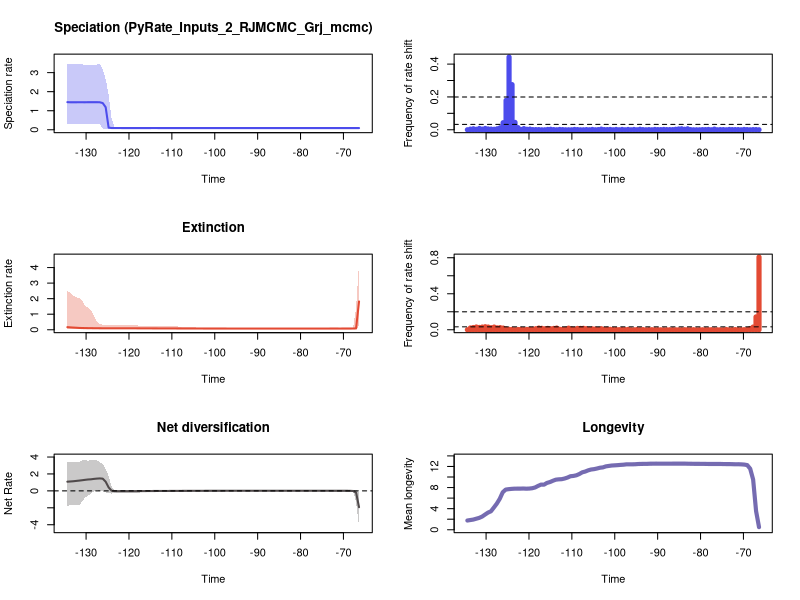

Source code (R):


pdf(file='./RTT_plots.pdf',width=10, height=15)
par(mfrow=c(3,2))
library(scales)

time=c(-66.36424225056884, -67.0510754512805,-67.73790865199214,-68.4247418527038,-69.11157505341545,-69.7984082541271,-70.48524145483876,-71.1720746555504,-71.85890785626206,-72.54574105697371,-73.23257425768537,-73.91940745839702,-74.60624065910866,-75.29307385982032,-75.97990706053197,-76.66674026124363,-77.35357346195528,-78.04040666266692,-78.72723986337859,-79.41407306409023,-80.10090626480189,-80.78773946551354,-81.47457266622519,-82.16140586693685,-82.84823906764849,-83.53507226836015,-84.2219054690718,-84.90873866978345,-85.5955718704951,-86.28240507120675,-86.96923827191841,-87.65607147263006,-88.3429046733417,-89.02973787405337,-89.71657107476501,-90.40340427547667,-91.09023747618832,-91.77707067689997,-92.46390387761163,-93.15073707832327,-93.83757027903494,-94.52440347974658,-95.21123668045823,-95.89806988116989,-96.58490308188154,-97.2717362825932,-97.95856948330484,-98.64540268401649,-99.33223588472815,-100.01906908543981,-100.70590228615146,-101.3927354868631,-102.07956868757475,-102.76640188828641,-103.45323508899807,-104.14006828970972,-104.82690149042136,-105.51373469113301,-106.20056789184467,-106.88740109255633,-107.57423429326798,-108.26106749397962,-108.94790069469127,-109.63473389540293,-110.32156709611459,-111.00840029682624,-111.69523349753788,-112.38206669824953,-113.06889989896119,-113.75573309967285,-114.4425663003845,-115.12939950109615,-115.81623270180779,-116.50306590251945,-117.18989910323111,-117.87673230394276,-118.5635655046544,-119.25039870536605,-119.93723190607771,-120.62406510678937,-121.31089830750102,-121.99773150821267,-122.68456470892431,-123.37139790963597,-124.05823111034763,-124.74506431105928,-125.43189751177093,-126.11873071248259,-126.80556391319423,-127.4923971139059,-128.17923031461754,-128.8660635153292,-129.55289671604086,-130.2397299167525,-130.92656311746416,-131.6133963181758,-132.30022951888745,-132.9870627195991,-133.67389592031074,-134.36072912102242)
rate=c(0.08940145889825299, 0.08940145889825299,0.08940871170768791,0.08940871170768791,0.08940871170768791,0.08941505742025385,0.08941505742025385,0.08941505742025385,0.08941505742025385,0.0894270301441698,0.0894270301441698,0.08943946414733571,0.08943946414733571,0.08947241939123624,0.08949918609312438,0.08949918609312438,0.08954669313488726,0.08956319859879602,0.08957615051870811,0.08957615051870811,0.08957615051870811,0.08957615051870811,0.08957615051870811,0.08957615051870811,0.08958864885586534,0.08962624953104659,0.08972374417099,0.08979654895231645,0.08966771330688572,0.08966771330688572,0.08962624953104659,0.08958864885586534,0.08958864885586534,0.08962624953104659,0.08962624953104659,0.08962624953104659,0.08957615051870811,0.08957615051870811,0.08957615051870811,0.08957615051870811,0.08957615051870811,0.08956319859879602,0.08956319859879602,0.08956319859879602,0.08956319859879602,0.08956319859879602,0.08954669313488726,0.08954669313488726,0.08956319859879602,0.08958864885586534,0.08958864885586534,0.08962624953104659,0.08962624953104659,0.08966771330688572,0.08962624953104659,0.08966771330688572,0.08966771330688572,0.08966771330688572,0.08969144110989422,0.08969144110989422,0.08969144110989422,0.08969144110989422,0.08969144110989422,0.08979654895231645,0.08979654895231645,0.08979654895231645,0.08979654895231645,0.08979654895231645,0.08985342206883436,0.08999546788568513,0.08999546788568513,0.08985342206883436,0.08979654895231645,0.08972374417099,0.08972374417099,0.08972374417099,0.08972374417099,0.08972374417099,0.08972374417099,0.08972374417099,0.08972374417099,0.08999546788568513,0.08999546788568513,0.09077672511140841,0.09214201792552328,0.11211658870226192,1.183509003089671,1.4014925601302552,1.4437167536621571,1.4477830750889202,1.4477830750889202,1.4477830750889202,1.4477830750889202,1.4437167536621571,1.445050861421241,1.445050861421241,1.444270002592041,1.444270002592041,1.444270002592041,1.4504308128740342)
minHPD=c(0.053741420819296094, 0.053741420819296094,0.053129003049079235,0.053129003049079235,0.053129003049079235,0.053129003049079235,0.053363139278627195,0.053363139278627195,0.053363139278627195,0.053741420819296094,0.053741420819296094,0.053968011217129255,0.053968011217129255,0.053968011217129255,0.053129003049079235,0.053129003049079235,0.053129003049079235,0.053129003049079235,0.053129003049079235,0.053129003049079235,0.053363139278627195,0.053363139278627195,0.053363139278627195,0.053363139278627195,0.053129003049079235,0.053741420819296094,0.053129003049079235,0.053129003049079235,0.053129003049079235,0.053129003049079235,0.053129003049079235,0.053129003049079235,0.05536621247541279,0.05536621247541279,0.05536621247541279,0.05536621247541279,0.053968011217129255,0.053968011217129255,0.053968011217129255,0.053968011217129255,0.053968011217129255,0.05559349172938768,0.05536621247541279,0.05559349172938768,0.05559349172938768,0.05559349172938768,0.05536621247541279,0.05536621247541279,0.05559349172938768,0.05536621247541279,0.05536621247541279,0.05536621247541279,0.05536621247541279,0.05536621247541279,0.05536621247541279,0.053968011217129255,0.053968011217129255,0.053968011217129255,0.05404876319077976,0.05404876319077976,0.053968011217129255,0.053968011217129255,0.053968011217129255,0.053968011217129255,0.053968011217129255,0.053968011217129255,0.053968011217129255,0.053968011217129255,0.053741420819296094,0.053363139278627195,0.053363139278627195,0.053363139278627195,0.053968011217129255,0.053741420819296094,0.053741420819296094,0.053363139278627195,0.053129003049079235,0.053129003049079235,0.0513646046769513,0.053129003049079235,0.053129003049079235,0.053363139278627195,0.0513646046769513,0.03592725853686401,0.03592725853686401,0.03592725853686401,0.05404876319077976,0.06152315014289354,0.31141590532001984,0.32343723589890166,0.31141590532001984,0.32343723589890166,0.32343723589890166,0.32343723589890166,0.32343723589890166,0.32343723589890166,0.32343723589890166,0.32343723589890166,0.31141590532001984,0.31141590532001984)
maxHPD=c(0.13129365144957827, 0.13129365144957827,0.13028433300778763,0.13028433300778763,0.13028433300778763,0.13028433300778763,0.13028433300778763,0.13028433300778763,0.13028433300778763,0.13028433300778763,0.13028433300778763,0.13028433300778763,0.13028433300778763,0.13028433300778763,0.12849089840930097,0.12849089840930097,0.12849089840930097,0.12807774583791484,0.12807774583791484,0.12807774583791484,0.12807774583791484,0.12807774583791484,0.12807774583791484,0.12807774583791484,0.12807774583791484,0.13028433300778763,0.13028433300778763,0.13102552711766258,0.13129365144957827,0.13129365144957827,0.13129365144957827,0.13129365144957827,0.13356523658363936,0.13356523658363936,0.13356523658363936,0.13356523658363936,0.13175559503512663,0.13175559503512663,0.13175559503512663,0.13175559503512663,0.13175559503512663,0.13356523658363936,0.13356523658363936,0.13356523658363936,0.13356523658363936,0.13356523658363936,0.13356523658363936,0.13356523658363936,0.13356523658363936,0.13356523658363936,0.13356523658363936,0.13356523658363936,0.13356523658363936,0.13356523658363936,0.13356523658363936,0.13335780603108646,0.13335780603108646,0.13335780603108646,0.13356523658363936,0.13356523658363936,0.13335780603108646,0.13335780603108646,0.13335780603108646,0.13356523658363936,0.13356523658363936,0.13356523658363936,0.13356523658363936,0.13356523658363936,0.13356523658363936,0.13356523658363936,0.13356523658363936,0.13356523658363936,0.13540533619356507,0.13540533619356507,0.13540533619356507,0.13540533619356507,0.13540533619356507,0.13540533619356507,0.13540533619356507,0.1383467564505071,0.1390995084521791,0.141414468397839,0.141414468397839,0.1481904465274568,0.6009335514550974,1.8481677009857,2.661214736734043,3.1913905449575837,3.4716913232254742,3.414211625437128,3.414211625437128,3.414211625437128,3.414211625437128,3.414211625437128,3.4309723242181,3.442555963178049,3.442555963178049,3.442555963178049,3.4309723242181,3.4309723242181)
remove_na = !is.na(rate)
time = time[remove_na]
plot(time,time,type = 'n', ylim = c(0, 3.818860455548022), xlim = c(-134.70414572137824,-66.02082565021301), ylab = 'Speciation rate', xlab = 'Time',main='Speciation (PyRate_Inputs_2_RJMCMC_Grj_mcmc)' )
polygon(c(time, rev(time)), c(maxHPD[remove_na], rev(minHPD[remove_na])), col = alpha('#4c4cec',0.3), border = NA)
lines(time,rate[remove_na], col = '#4c4cec', lwd=2)
mids=c(-66.36771110511788, -67.06148201492763,-67.75525292473739,-68.44902383454715,-69.14279474435688,-69.83656565416663,-70.53033656397639,-71.22410747378615,-71.91787838359588,-72.61164929340563,-73.30542020321539,-73.99919111302515,-74.69296202283488,-75.38673293264463,-76.08050384245439,-76.77427475226415,-77.46804566207388,-78.16181657188363,-78.85558748169339,-79.54935839150315,-80.24312930131288,-80.93690021112263,-81.63067112093239,-82.32444203074212,-83.01821294055188,-83.71198385036163,-84.40575476017139,-85.09952566998112,-85.79329657979088,-86.48706748960063,-87.18083839941039,-87.87460930922012,-88.56838021902988,-89.26215112883963,-89.95592203864939,-90.64969294845912,-91.34346385826888,-92.03723476807863,-92.73100567788839,-93.42477658769812,-94.11854749750788,-94.81231840731763,-95.50608931712739,-96.19986022693712,-96.89363113674688,-97.58740204655663,-98.28117295636639,-98.97494386617612,-99.66871477598588,-100.36248568579563,-101.05625659560536,-101.75002750541512,-102.44379841522488,-103.13756932503463,-103.83134023484436,-104.52511114465412,-105.21888205446388,-105.91265296427363,-106.60642387408336,-107.30019478389312,-107.99396569370288,-108.68773660351263,-109.38150751332236,-110.07527842313212,-110.76904933294188,-111.46282024275163,-112.15659115256136,-112.85036206237112,-113.54413297218088,-114.23790388199063,-114.93167479180036,-115.62544570161012,-116.31921661141988,-117.01298752122963,-117.70675843103936,-118.40052934084912,-119.09430025065888,-119.78807116046863,-120.48184207027836,-121.17561298008812,-121.86938388989788,-122.5631547997076,-123.25692570951736,-123.95069661932712,-124.64446752913688,-125.3382384389466,-126.03200934875636,-126.72578025856612,-127.41955116837588,-128.1133220781856,-128.80709298799536,-129.50086389780512,-130.19463480761485,-130.8884057174246,-131.58217662723436,-132.27594753704412,-132.96971844685388,-133.6634893566636,-134.35726026647336)
counts=c(0.0, 0.001,0.001,0.0,0.001,0.002,0.0,0.001,0.001,0.001,0.002,0.0,0.001,0.001,0.0,0.004,0.0,0.002,0.001,0.001,0.0,0.0,0.0,0.001,0.006,0.003,0.006,0.005,0.003,0.001,0.001,0.001,0.002,0.001,0.001,0.002,0.0,0.001,0.0,0.001,0.003,0.0,0.002,0.0,0.002,0.0,0.002,0.0,0.002,0.0,0.002,0.001,0.001,0.004,0.001,0.0,0.002,0.0,0.001,0.0,0.0,0.001,0.002,0.0,0.0,0.0,0.001,0.002,0.0,0.001,0.003,0.002,0.0,0.0,0.001,0.001,0.001,0.004,0.003,0.007,0.002,0.013,0.045,0.275,0.443,0.179,0.043,0.012,0.006,0.003,0.004,0.005,0.008,0.004,0.008,0.003,0.006,0.004,0.0)
plot(mids,counts,type = 'h', xlim = c(-134.70414572137824,-66.02082565021301), ylim=c(0,0.443), ylab = 'Frequency of rate shift', xlab = 'Time',lwd=5,col='#4c4cec')
bf2 = 0.03263319687330622
bf6 = 0.19952789000846893
abline(h=bf2, lty=2)
abline(h=bf6, lty=2)

time=c(-66.36424225056884, -67.0510754512805,-67.73790865199214,-68.4247418527038,-69.11157505341545,-69.7984082541271,-70.48524145483876,-71.1720746555504,-71.85890785626206,-72.54574105697371,-73.23257425768537,-73.91940745839702,-74.60624065910866,-75.29307385982032,-75.97990706053197,-76.66674026124363,-77.35357346195528,-78.04040666266692,-78.72723986337859,-79.41407306409023,-80.10090626480189,-80.78773946551354,-81.47457266622519,-82.16140586693685,-82.84823906764849,-83.53507226836015,-84.2219054690718,-84.90873866978345,-85.5955718704951,-86.28240507120675,-86.96923827191841,-87.65607147263006,-88.3429046733417,-89.02973787405337,-89.71657107476501,-90.40340427547667,-91.09023747618832,-91.77707067689997,-92.46390387761163,-93.15073707832327,-93.83757027903494,-94.52440347974658,-95.21123668045823,-95.89806988116989,-96.58490308188154,-97.2717362825932,-97.95856948330484,-98.64540268401649,-99.33223588472815,-100.01906908543981,-100.70590228615146,-101.3927354868631,-102.07956868757475,-102.76640188828641,-103.45323508899807,-104.14006828970972,-104.82690149042136,-105.51373469113301,-106.20056789184467,-106.88740109255633,-107.57423429326798,-108.26106749397962,-108.94790069469127,-109.63473389540293,-110.32156709611459,-111.00840029682624,-111.69523349753788,-112.38206669824953,-113.06889989896119,-113.75573309967285,-114.4425663003845,-115.12939950109615,-115.81623270180779,-116.50306590251945,-117.18989910323111,-117.87673230394276,-118.5635655046544,-119.25039870536605,-119.93723190607771,-120.62406510678937,-121.31089830750102,-121.99773150821267,-122.68456470892431,-123.37139790963597,-124.05823111034763,-124.74506431105928,-125.43189751177093,-126.11873071248259,-126.80556391319423,-127.4923971139059,-128.17923031461754,-128.8660635153292,-129.55289671604086,-130.2397299167525,-130.92656311746416,-131.6133963181758,-132.30022951888745,-132.9870627195991,-133.67389592031074,-134.36072912102242)
rate=c(1.818840766321876, 0.0866929828230015,0.08059486600747279,0.07967107555711922,0.07915872751916728,0.07904505547823151,0.07903070139510415,0.07903070139510415,0.07904505547823151,0.07904505547823151,0.07903070139510415,0.07903070139510415,0.07903070139510415,0.0790195777278529,0.0790195777278529,0.0790195777278529,0.0790195777278529,0.0790195777278529,0.07900871696657225,0.0789658833087156,0.0789658833087156,0.07888703303268402,0.07888703303268402,0.07880990605612723,0.07877303574969842,0.07876153299459973,0.07876153299459973,0.07876153299459973,0.07876153299459973,0.07876153299459973,0.07876153299459973,0.07876153299459973,0.07876153299459973,0.07876153299459973,0.07876153299459973,0.07873948761943501,0.07873948761943501,0.07873948761943501,0.07877303574969842,0.07877303574969842,0.07880990605612723,0.07888703303268402,0.0790195777278529,0.07903070139510415,0.07903070139510415,0.07903070139510415,0.07906046356995358,0.07915872751916728,0.07928678459915045,0.07942730943284636,0.07944244525075073,0.07956168264818661,0.07979918189955945,0.0800505664643905,0.08021611066157769,0.08059486600747279,0.08107050195431437,0.08147590088131172,0.0819252581180274,0.08249960210745422,0.08301099310433921,0.08381818602750646,0.08445378714014211,0.08491378021922076,0.08503350962763406,0.08628730158593284,0.08674346621325033,0.08725030820251597,0.08729266477771688,0.08786708799789572,0.08855364617285663,0.08979988065097069,0.09015873075710584,0.09087906550010168,0.0914340772280757,0.09257666801702197,0.09357007786778268,0.09396390501679816,0.09423107003441678,0.09445302886183568,0.09452838371494668,0.09466723337601343,0.09477257226846883,0.09466723337601343,0.09477767011925385,0.0948083590487927,0.09487407730737897,0.09543124533124088,0.09663179095358591,0.09859179662156627,0.09954407349705584,0.1031170623880519,0.10427626670472737,0.10760024169135048,0.11158203938362224,0.11780210479573103,0.1304756756391946,0.14070181109512941,0.1530946344041949,0.16915684970635103)
minHPD=c(0.2654313611504056, 0.024941421157474813,0.026886225786537314,0.03914205720855454,0.04154717203603799,0.0422387192045407,0.0422387192045407,0.04303899950872721,0.04303899950872721,0.04303899950872721,0.04303899950872721,0.04303899950872721,0.04303899950872721,0.04303899950872721,0.04303899950872721,0.04303899950872721,0.04303899950872721,0.04303899950872721,0.04303899950872721,0.04303899950872721,0.04303899950872721,0.04303899950872721,0.04303899950872721,0.04303899950872721,0.04303899950872721,0.04303899950872721,0.04303899950872721,0.04303899950872721,0.04303899950872721,0.04303899950872721,0.04303899950872721,0.04303899950872721,0.04303899950872721,0.04303899950872721,0.04303899950872721,0.04303899950872721,0.04303899950872721,0.04303899950872721,0.0422387192045407,0.0422387192045407,0.0422387192045407,0.04154717203603799,0.04154717203603799,0.0422387192045407,0.0422387192045407,0.0422387192045407,0.03919288811952861,0.03914205720855454,0.0422387192045407,0.03914205720855454,0.03914205720855454,0.03914205720855454,0.03552930817961067,0.03919288811952861,0.03552930817961067,0.03919288811952861,0.03919288811952861,0.03446224731218568,0.024854147605023424,0.028505594156505956,0.0422387192045407,0.04238532360224876,0.04321082839931328,0.04238532360224876,0.04238532360224876,0.04513811547581785,0.04303899950872721,0.04321082839931328,0.04238532360224876,0.04238532360224876,0.04238532360224876,0.04238532360224876,0.04546859335986241,0.04238532360224876,0.04238532360224876,0.04321082839931328,0.04238532360224876,0.05068164856018353,0.04914020411138352,0.04914020411138352,0.05068164856018353,0.04914020411138352,0.04914020411138352,0.04914020411138352,0.05091357865830071,0.05068164856018353,0.04914020411138352,0.04238532360224876,0.04321082839931328,0.04321082839931328,0.04238532360224876,0.04238532360224876,0.04321082839931328,0.04238532360224876,0.04238532360224876,0.04238532360224876,0.04238532360224876,0.03922285339320103,0.03922285339320103,0.03922285339320103)
maxHPD=c(4.251736852807039, 1.4213825802612745,0.1490677420699511,0.1239182187775898,0.11984813394620068,0.11879440339668416,0.11856532584373344,0.11879440339668416,0.11879440339668416,0.11856532584373344,0.11833922910713084,0.11833922910713084,0.11833922910713084,0.11785595920017304,0.11785595920017304,0.11785595920017304,0.11785595920017304,0.11785595920017304,0.11799661583676875,0.11833922910713084,0.11833922910713084,0.11833922910713084,0.11833922910713084,0.11799661583676875,0.11799661583676875,0.11799661583676875,0.11799661583676875,0.11799661583676875,0.11799661583676875,0.11799661583676875,0.11799661583676875,0.11799661583676875,0.11799661583676875,0.11799661583676875,0.11799661583676875,0.11799661583676875,0.11833922910713084,0.11856532584373344,0.11856532584373344,0.11856532584373344,0.11879440339668416,0.11879440339668416,0.11879440339668416,0.11984813394620068,0.11984813394620068,0.11984813394620068,0.11984813394620068,0.12140516083461012,0.12531633209434573,0.12243440368981685,0.12316103200854144,0.12531633209434573,0.12471059192415214,0.13367771687747418,0.13367771687747418,0.1442199558422194,0.14917485361925942,0.14917485361925942,0.1513668629609308,0.17320589209842285,0.19073813644021947,0.2053123963258809,0.214966694282103,0.22272960939884806,0.22272960939884806,0.23114876979091012,0.23114876979091012,0.23114876979091012,0.23114876979091012,0.23485546810596175,0.2457957921925635,0.25270387092160973,0.2580353275000348,0.261917545448086,0.261917545448086,0.27557396054418787,0.2988903742133755,0.31119546595736947,0.3107379175660798,0.31119546595736947,0.31119546595736947,0.3107379175660798,0.3107379175660798,0.3107379175660798,0.315311903738433,0.315311903738433,0.3168025648127056,0.3346474252976663,0.3731055486766048,0.5285366779598779,0.9203459054057422,1.2700887231267683,1.421144826184696,1.5500122578650972,1.904385703560408,2.0264533139690104,2.091786458765179,2.211087195198017,2.383084744353347,2.470929195403056)
remove_na = !is.na(rate)
time = time[remove_na]
plot(time,time,type = 'n', ylim = c(0, 4.676910538087744), xlim = c(-134.70414572137824,-66.02082565021301), ylab = 'Extinction rate', xlab = 'Time',main='Extinction' )
polygon(c(time, rev(time)), c(maxHPD[remove_na], rev(minHPD[remove_na])), col = alpha('#e34a33',0.3), border = NA)
lines(time,rate[remove_na], col = '#e34a33', lwd=2)
mids=c(-66.36771110511788, -67.06148201492763,-67.75525292473739,-68.44902383454715,-69.14279474435688,-69.83656565416663,-70.53033656397639,-71.22410747378615,-71.91787838359588,-72.61164929340563,-73.30542020321539,-73.99919111302515,-74.69296202283488,-75.38673293264463,-76.08050384245439,-76.77427475226415,-77.46804566207388,-78.16181657188363,-78.85558748169339,-79.54935839150315,-80.24312930131288,-80.93690021112263,-81.63067112093239,-82.32444203074212,-83.01821294055188,-83.71198385036163,-84.40575476017139,-85.09952566998112,-85.79329657979088,-86.48706748960063,-87.18083839941039,-87.87460930922012,-88.56838021902988,-89.26215112883963,-89.95592203864939,-90.64969294845912,-91.34346385826888,-92.03723476807863,-92.73100567788839,-93.42477658769812,-94.11854749750788,-94.81231840731763,-95.50608931712739,-96.19986022693712,-96.89363113674688,-97.58740204655663,-98.28117295636639,-98.97494386617612,-99.66871477598588,-100.36248568579563,-101.05625659560536,-101.75002750541512,-102.44379841522488,-103.13756932503463,-103.83134023484436,-104.52511114465412,-105.21888205446388,-105.91265296427363,-106.60642387408336,-107.30019478389312,-107.99396569370288,-108.68773660351263,-109.38150751332236,-110.07527842313212,-110.76904933294188,-111.46282024275163,-112.15659115256136,-112.85036206237112,-113.54413297218088,-114.23790388199063,-114.93167479180036,-115.62544570161012,-116.31921661141988,-117.01298752122963,-117.70675843103936,-118.40052934084912,-119.09430025065888,-119.78807116046863,-120.48184207027836,-121.17561298008812,-121.86938388989788,-122.5631547997076,-123.25692570951736,-123.95069661932712,-124.64446752913688,-125.3382384389466,-126.03200934875636,-126.72578025856612,-127.41955116837588,-128.1133220781856,-128.80709298799536,-129.50086389780512,-130.19463480761485,-130.8884057174246,-131.58217662723436,-132.27594753704412,-132.96971844685388,-133.6634893566636,-134.35726026647336)
counts=c(0.808, 0.143,0.03,0.014,0.003,0.001,0.001,0.002,0.002,0.001,0.0,0.003,0.0,0.0,0.0,0.0,0.001,0.001,0.001,0.0,0.001,0.0,0.001,0.001,0.001,0.001,0.0,0.0,0.0,0.001,0.0,0.0,0.0,0.0,0.001,0.001,0.001,0.002,0.0,0.002,0.001,0.003,0.0,0.0,0.004,0.002,0.004,0.001,0.003,0.003,0.005,0.006,0.005,0.012,0.004,0.008,0.01,0.006,0.012,0.016,0.015,0.015,0.007,0.01,0.018,0.007,0.005,0.006,0.019,0.015,0.011,0.015,0.011,0.016,0.019,0.012,0.006,0.005,0.004,0.002,0.005,0.003,0.001,0.004,0.005,0.008,0.019,0.024,0.021,0.03,0.023,0.03,0.034,0.03,0.026,0.031,0.025,0.02,0.0)
plot(mids,counts,type = 'h', xlim = c(-134.70414572137824,-66.02082565021301), ylim=c(0,0.808), ylab = 'Frequency of rate shift', xlab = 'Time',lwd=5,col='#e34a33')
abline(h=bf2, lty=2)
abline(h=bf6, lty=2)
#Net Diversification Rate
time=c(-66.36424225056884, -67.0510754512805,-67.73790865199214,-68.4247418527038,-69.11157505341545,-69.7984082541271,-70.48524145483876,-71.1720746555504,-71.85890785626206,-72.54574105697371,-73.23257425768537,-73.91940745839702,-74.60624065910866,-75.29307385982032,-75.97990706053197,-76.66674026124363,-77.35357346195528,-78.04040666266692,-78.72723986337859,-79.41407306409023,-80.10090626480189,-80.78773946551354,-81.47457266622519,-82.16140586693685,-82.84823906764849,-83.53507226836015,-84.2219054690718,-84.90873866978345,-85.5955718704951,-86.28240507120675,-86.96923827191841,-87.65607147263006,-88.3429046733417,-89.02973787405337,-89.71657107476501,-90.40340427547667,-91.09023747618832,-91.77707067689997,-92.46390387761163,-93.15073707832327,-93.83757027903494,-94.52440347974658,-95.21123668045823,-95.89806988116989,-96.58490308188154,-97.2717362825932,-97.95856948330484,-98.64540268401649,-99.33223588472815,-100.01906908543981,-100.70590228615146,-101.3927354868631,-102.07956868757475,-102.76640188828641,-103.45323508899807,-104.14006828970972,-104.82690149042136,-105.51373469113301,-106.20056789184467,-106.88740109255633,-107.57423429326798,-108.26106749397962,-108.94790069469127,-109.63473389540293,-110.32156709611459,-111.00840029682624,-111.69523349753788,-112.38206669824953,-113.06889989896119,-113.75573309967285,-114.4425663003845,-115.12939950109615,-115.81623270180779,-116.50306590251945,-117.18989910323111,-117.87673230394276,-118.5635655046544,-119.25039870536605,-119.93723190607771,-120.62406510678937,-121.31089830750102,-121.99773150821267,-122.68456470892431,-123.37139790963597,-124.05823111034763,-124.74506431105928,-125.43189751177093,-126.11873071248259,-126.80556391319423,-127.4923971139059,-128.17923031461754,-128.8660635153292,-129.55289671604086,-130.2397299167525,-130.92656311746416,-131.6133963181758,-132.30022951888745,-132.9870627195991,-133.67389592031074,-134.36072912102242)
net_rate=c(-1.9261181019201716, -0.19198399545912836,-0.014399616744133235,0.00423799659441121,0.009058436209323461,0.00982049184251196,0.010114660314991626,0.010263201305932244,0.010216685561459583,0.010416715435939507,0.010520451067713342,0.010554843691501073,0.010581133410736675,0.010750184110585396,0.010822572842394578,0.010822572842394578,0.011001235610942335,0.011076082126495164,0.011171085519542708,0.011256770660513529,0.011215473703587215,0.011248165497746765,0.011248165497746765,0.01131958900591055,0.01172631516589878,0.013519798639514188,0.014248662012526418,0.014092004683922594,0.013127687097031316,0.012150462296167088,0.012068604397172273,0.012044726263691534,0.012066443475854113,0.012123446328013272,0.012123446328013272,0.012120781841060734,0.011710692459730531,0.011658917954527307,0.01148356890084164,0.01148356890084164,0.011405900760414206,0.011381113594345672,0.011122462866394785,0.010993729075866559,0.010993729075866559,0.010993729075866559,0.010546515889743324,0.010307989934589007,0.010037201763146757,0.01000024628732339,0.00977982735335028,0.009316412690451375,0.008737352899390668,0.007436998990784529,0.006741041833771544,0.005894023298590838,0.0049825549394488695,0.004459697836487187,0.0033101439048019857,0.0014733562735582094,0.00022389700951053022,-0.0025942428027700298,-0.004792040505581749,-0.005693564626586816,-0.006218391704847237,-0.008717170462378144,-0.010623363630005635,-0.012000621535767373,-0.012249230448118925,-0.012890802977614288,-0.01527117746598591,-0.01814421452938925,-0.02019512868251197,-0.02461760629448529,-0.02436622435516869,-0.027902596324168097,-0.032340272970047844,-0.034677774375014556,-0.03566782385464786,-0.03581853473098506,-0.03488792243990314,-0.03371681388319507,-0.032625162037314456,-0.02397356052346601,0.016864234749952092,0.41074349099580587,1.0825231268007605,1.4426077332422034,1.471262486875891,1.4496139690406704,1.4147742383743778,1.367012126274905,1.3458842778044573,1.3039341685533328,1.2574029728834508,1.2140828510595632,1.1766677523512987,1.1370421214980055,1.109965032168579,1.0854454722227478)
net_minHPD=c(-4.1769593850763655, -1.3262613294561614,-0.06406310832832053,-0.043966124347041405,-0.04152979761871421,-0.04152979761871421,-0.042027673998592086,-0.042027673998592086,-0.042027673998592086,-0.04121550948099083,-0.0395193474028972,-0.0395193474028972,-0.0395193474028972,-0.04020993467715554,-0.04020993467715554,-0.04020993467715554,-0.04020993467715554,-0.04020993467715554,-0.0395193474028972,-0.0395193474028972,-0.0395193474028972,-0.0395193474028972,-0.0395193474028972,-0.04020993467715554,-0.0395193474028972,-0.04141524214897992,-0.042027673998592086,-0.04152979761871421,-0.04152979761871421,-0.04152979761871421,-0.04152979761871421,-0.04152979761871421,-0.04152979761871421,-0.04152979761871421,-0.04152979761871421,-0.04152979761871421,-0.042027673998592086,-0.04152979761871421,-0.04152979761871421,-0.04152979761871421,-0.04152979761871421,-0.04299585284356478,-0.043966124347041405,-0.043966124347041405,-0.043966124347041405,-0.043966124347041405,-0.04578895635328978,-0.04152979761871421,-0.04299585284356478,-0.0438174760730973,-0.044533092476081296,-0.04578895635328978,-0.049251003867203366,-0.05093767585641516,-0.05206228049455681,-0.05839087046485823,-0.05839087046485823,-0.05914411839792347,-0.06550752346161773,-0.08863610474742357,-0.10000995551024058,-0.10862666139069932,-0.12229621983866444,-0.14644571671074386,-0.14427624980229645,-0.14784957222580664,-0.1511011399385832,-0.1511011399385832,-0.15259710281090394,-0.1528919409721366,-0.16153047040183732,-0.1672403243802203,-0.17308116412541308,-0.1866926098013744,-0.1866926098013744,-0.20744969091203386,-0.22284976719649718,-0.22579886470745802,-0.22959372927568628,-0.23060561043809796,-0.22959372927568628,-0.23369813195156813,-0.23611539730678177,-0.2638377217788473,-0.317863107137523,-0.2638377217788473,-0.16327007835850577,-0.06601979567599803,-0.021442337229697683,0.09327540956988489,-0.03881880203618793,-0.3118322774203701,-0.5803273651870944,-0.8017193008503338,-1.2787359623100267,-1.6823143823920201,-1.6823143823920201,-1.6823143823920201,-1.6823143823920201,-1.7760758596704695)
net_maxHPD=c(-0.2076894909569353, 0.09615579999093334,0.09615579999093334,0.07139818635754043,0.06562996886890564,0.06509796372009534,0.06392247073879839,0.06392247073879839,0.06392247073879839,0.06392247073879839,0.06521901458084833,0.06509796372009534,0.06509796372009534,0.06392247073879839,0.06392247073879839,0.06392247073879839,0.06392247073879839,0.06392247073879839,0.06509796372009534,0.06521901458084833,0.06509796372009534,0.06509796372009534,0.06509796372009534,0.06392247073879839,0.06509796372009534,0.06392247073879839,0.06392247073879839,0.06509796372009534,0.06521901458084833,0.06521901458084833,0.06521901458084833,0.06521901458084833,0.06521901458084833,0.06521901458084833,0.06521901458084833,0.06521901458084833,0.06392247073879839,0.06509796372009534,0.06521901458084833,0.06521901458084833,0.06562996886890564,0.06562996886890564,0.06521901458084833,0.06521901458084833,0.06521901458084833,0.06521901458084833,0.06562996886890564,0.07139818635754043,0.07091933219233473,0.07091933219233473,0.07091933219233473,0.07091933219233473,0.07091933219233473,0.07493992777026202,0.07493992777026202,0.07441735180803669,0.08037779268696249,0.08339932491482986,0.09386012217075278,0.08084932422816077,0.07493992777026202,0.08084932422816077,0.0826828518476741,0.06562996886890564,0.06562996886890564,0.06521901458084833,0.06509796372009534,0.06521901458084833,0.06521901458084833,0.06878075929825583,0.06521901458084833,0.06521901458084833,0.06521901458084833,0.06521901458084833,0.06521901458084833,0.06521901458084833,0.06521901458084833,0.06521901458084833,0.06521901458084833,0.06521901458084833,0.06521901458084833,0.06521901458084833,0.06878075929825583,0.07493992777026202,0.4955918446424991,1.7385552910868718,2.5937249614347184,3.1763846436029914,3.3700272722699767,3.6353972816663926,3.6353972816663926,3.6068364626103486,3.5735257335590362,3.6353972816663926,3.6353972816663926,3.3887256990860624,3.3887256990860624,3.3887256990860624,3.3887256990860624,3.3700272722699767)
remove_na = !is.na(net_rate)
time = time[remove_na]
plot(time,time,type = 'n', ylim = c(-4.594655323584003, 3.9989370098330324), xlim = c(-134.70414572137824,-66.02082565021301), ylab = 'Net Rate', xlab = 'Time',lwd=2, main='Net diversification', col= '#504A4B' )
polygon(c(time, rev(time)), c(net_maxHPD[remove_na], rev(net_minHPD[remove_na])), col = alpha('#504A4B',0.3), border = NA)
lines(time,net_rate[remove_na], col = '#504A4B', lwd=2)
abline(h=0,lty=2)


time=c(-66.36424225056884, -67.0510754512805,-67.73790865199214,-68.4247418527038,-69.11157505341545,-69.7984082541271,-70.48524145483876,-71.1720746555504,-71.85890785626206,-72.54574105697371,-73.23257425768537,-73.91940745839702,-74.60624065910866,-75.29307385982032,-75.97990706053197,-76.66674026124363,-77.35357346195528,-78.04040666266692,-78.72723986337859,-79.41407306409023,-80.10090626480189,-80.78773946551354,-81.47457266622519,-82.16140586693685,-82.84823906764849,-83.53507226836015,-84.2219054690718,-84.90873866978345,-85.5955718704951,-86.28240507120675,-86.96923827191841,-87.65607147263006,-88.3429046733417,-89.02973787405337,-89.71657107476501,-90.40340427547667,-91.09023747618832,-91.77707067689997,-92.46390387761163,-93.15073707832327,-93.83757027903494,-94.52440347974658,-95.21123668045823,-95.89806988116989,-96.58490308188154,-97.2717362825932,-97.95856948330484,-98.64540268401649,-99.33223588472815,-100.01906908543981,-100.70590228615146,-101.3927354868631,-102.07956868757475,-102.76640188828641,-103.45323508899807,-104.14006828970972,-104.82690149042136,-105.51373469113301,-106.20056789184467,-106.88740109255633,-107.57423429326798,-108.26106749397962,-108.94790069469127,-109.63473389540293,-110.32156709611459,-111.00840029682624,-111.69523349753788,-112.38206669824953,-113.06889989896119,-113.75573309967285,-114.4425663003845,-115.12939950109615,-115.81623270180779,-116.50306590251945,-117.18989910323111,-117.87673230394276,-118.5635655046544,-119.25039870536605,-119.93723190607771,-120.62406510678937,-121.31089830750102,-121.99773150821267,-122.68456470892431,-123.37139790963597,-124.05823111034763,-124.74506431105928,-125.43189751177093,-126.11873071248259,-126.80556391319423,-127.4923971139059,-128.17923031461754,-128.8660635153292,-129.55289671604086,-130.2397299167525,-130.92656311746416,-131.6133963181758,-132.30022951888745,-132.9870627195991,-133.67389592031074,-134.36072912102242)
rate=c(0.4958611169810108, 3.5390762034718954,9.520367442096667,11.573823736668082,12.257691609468619,12.355677569163896,12.397265811806964,12.420137521739653,12.41311942955422,12.433201910223142,12.449258541301234,12.449258541301234,12.452217391953367,12.471357802601288,12.471357802601288,12.471357802601288,12.471357802601288,12.47168600802592,12.482914363763303,12.494511775771805,12.494511775771805,12.499617469609099,12.499617469609099,12.510786681226882,12.516679796717401,12.532810763120597,12.534012155151256,12.534012155151256,12.534012155151256,12.534012155151256,12.530421817629,12.530421817629,12.530421817629,12.530421817629,12.530421817629,12.533509248041794,12.528301739169844,12.520180566318862,12.492540580697021,12.492540580697021,12.480431162848072,12.466588266549719,12.421049993808525,12.404096845836305,12.404096845836305,12.404096845836305,12.333508481606115,12.29733143090879,12.249563395590554,12.211369698592716,12.178589598680787,12.100055023643712,12.015864006015574,11.823851770732352,11.758471096997205,11.6133477197753,11.491705727907556,11.423069983848219,11.263388562764996,11.035089631796113,10.88974677033856,10.565503830829659,10.325731667397838,10.204118114547283,10.149449727681674,9.898413785176094,9.715106353478808,9.586832549202354,9.560097028185861,9.491133818086967,9.281443249498361,9.043573951221804,8.877051560441938,8.545496415001901,8.563893228799719,8.314942655092361,8.02173765265458,7.873093694396376,7.809757327428478,7.787190965310058,7.817540033703893,7.79878773768551,7.7961356446321615,7.789591372742685,7.752450549479109,7.697091345273685,7.614885067626422,7.104793784445457,5.878331570126384,4.964103650344621,4.222476111510713,3.5023762533373484,3.25512071997382,2.881590381923372,2.49740708877594,2.2511784918395357,2.0942615996490166,1.9325936325362563,1.8455386855942997,1.7538560568902386)
minHPD=c(0.4958611169810108, 3.5390762034718954,9.520367442096667,11.573823736668082,12.257691609468619,12.355677569163896,12.397265811806964,12.420137521739653,12.41311942955422,12.433201910223142,12.449258541301234,12.449258541301234,12.452217391953367,12.471357802601288,12.471357802601288,12.471357802601288,12.471357802601288,12.47168600802592,12.482914363763303,12.494511775771805,12.494511775771805,12.499617469609099,12.499617469609099,12.510786681226882,12.516679796717401,12.532810763120597,12.534012155151256,12.534012155151256,12.534012155151256,12.534012155151256,12.530421817629,12.530421817629,12.530421817629,12.530421817629,12.530421817629,12.533509248041794,12.528301739169844,12.520180566318862,12.492540580697021,12.492540580697021,12.480431162848072,12.466588266549719,12.421049993808525,12.404096845836305,12.404096845836305,12.404096845836305,12.333508481606115,12.29733143090879,12.249563395590554,12.211369698592716,12.178589598680787,12.100055023643712,12.015864006015574,11.823851770732352,11.758471096997205,11.6133477197753,11.491705727907556,11.423069983848219,11.263388562764996,11.035089631796113,10.88974677033856,10.565503830829659,10.325731667397838,10.204118114547283,10.149449727681674,9.898413785176094,9.715106353478808,9.586832549202354,9.560097028185861,9.491133818086967,9.281443249498361,9.043573951221804,8.877051560441938,8.545496415001901,8.563893228799719,8.314942655092361,8.02173765265458,7.873093694396376,7.809757327428478,7.787190965310058,7.817540033703893,7.79878773768551,7.7961356446321615,7.789591372742685,7.752450549479109,7.697091345273685,7.614885067626422,7.104793784445457,5.878331570126384,4.964103650344621,4.222476111510713,3.5023762533373484,3.25512071997382,2.881590381923372,2.49740708877594,2.2511784918395357,2.0942615996490166,1.9325936325362563,1.8455386855942997,1.7538560568902386)
maxHPD=c(0.4958611169810108, 3.5390762034718954,9.520367442096667,11.573823736668082,12.257691609468619,12.355677569163896,12.397265811806964,12.420137521739653,12.41311942955422,12.433201910223142,12.449258541301234,12.449258541301234,12.452217391953367,12.471357802601288,12.471357802601288,12.471357802601288,12.471357802601288,12.47168600802592,12.482914363763303,12.494511775771805,12.494511775771805,12.499617469609099,12.499617469609099,12.510786681226882,12.516679796717401,12.532810763120597,12.534012155151256,12.534012155151256,12.534012155151256,12.534012155151256,12.530421817629,12.530421817629,12.530421817629,12.530421817629,12.530421817629,12.533509248041794,12.528301739169844,12.520180566318862,12.492540580697021,12.492540580697021,12.480431162848072,12.466588266549719,12.421049993808525,12.404096845836305,12.404096845836305,12.404096845836305,12.333508481606115,12.29733143090879,12.249563395590554,12.211369698592716,12.178589598680787,12.100055023643712,12.015864006015574,11.823851770732352,11.758471096997205,11.6133477197753,11.491705727907556,11.423069983848219,11.263388562764996,11.035089631796113,10.88974677033856,10.565503830829659,10.325731667397838,10.204118114547283,10.149449727681674,9.898413785176094,9.715106353478808,9.586832549202354,9.560097028185861,9.491133818086967,9.281443249498361,9.043573951221804,8.877051560441938,8.545496415001901,8.563893228799719,8.314942655092361,8.02173765265458,7.873093694396376,7.809757327428478,7.787190965310058,7.817540033703893,7.79878773768551,7.7961356446321615,7.789591372742685,7.752450549479109,7.697091345273685,7.614885067626422,7.104793784445457,5.878331570126384,4.964103650344621,4.222476111510713,3.5023762533373484,3.25512071997382,2.881590381923372,2.49740708877594,2.2511784918395357,2.0942615996490166,1.9325936325362563,1.8455386855942997,1.7538560568902386)
remove_na = !is.na(rate)
time = time[remove_na]
plot(time,time,type = 'n', ylim = c(0, 13.787413370666382), xlim = c(-134.70414572137824,-66.02082565021301), ylab = 'Mean longevity', xlab = 'Time',main='Longevity' )
polygon(c(time, rev(time)), c(maxHPD[remove_na], rev(minHPD[remove_na])), col = alpha('#756bb1',0.3), border = NA)
lines(time,rate[remove_na], col = '#756bb1', lwd=4)

n <- dev.off()